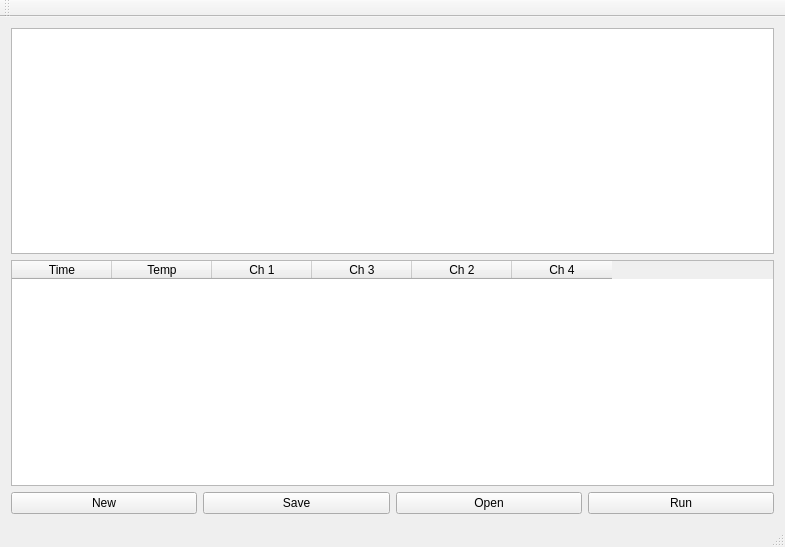
<?xml version="1.0" encoding="UTF-8"?>
<ui version="4.0">
 <class>MainWindow</class>
 <widget class="QMainWindow" name="MainWindow">
  <property name="geometry">
   <rect>
    <x>0</x>
    <y>0</y>
    <width>785</width>
    <height>547</height>
   </rect>
  </property>
  <property name="windowTitle">
   <string>Flow Process Recipes (Ver 0.02)</string>
  </property>
  <widget class="QWidget" name="centralWidget">
   <layout class="QVBoxLayout" name="verticalLayout_2">
    <item>
     <layout class="QVBoxLayout" name="verticalLayout">
      <item>
       <widget class="QGraphicsView" name="graphicsView"/>
      </item>
      <item>
       <widget class="QTableWidget" name="tableWidget">
        <column>
         <property name="text">
          <string>Time</string>
         </property>
        </column>
        <column>
         <property name="text">
          <string>Temp</string>
         </property>
        </column>
        <column>
         <property name="text">
          <string>Ch 1</string>
         </property>
        </column>
        <column>
         <property name="text">
          <string>Ch 3</string>
         </property>
        </column>
        <column>
         <property name="text">
          <string>Ch 2</string>
         </property>
        </column>
        <column>
         <property name="text">
          <string>Ch 4</string>
         </property>
        </column>
       </widget>
      </item>
     </layout>
    </item>
    <item>
     <layout class="QHBoxLayout" name="horizontalLayout">
      <item>
       <widget class="QPushButton" name="pushButton_New">
        <property name="text">
         <string>New</string>
        </property>
       </widget>
      </item>
      <item>
       <widget class="QPushButton" name="pushButton_Save">
        <property name="text">
         <string>Save</string>
        </property>
       </widget>
      </item>
      <item>
       <widget class="QPushButton" name="pushButton_Open">
        <property name="text">
         <string>Open</string>
        </property>
       </widget>
      </item>
      <item>
       <widget class="QPushButton" name="pushButton_Run">
        <property name="text">
         <string>Run</string>
        </property>
       </widget>
      </item>
     </layout>
    </item>
   </layout>
  </widget>
  <widget class="QMenuBar" name="menuBar">
   <property name="geometry">
    <rect>
     <x>0</x>
     <y>0</y>
     <width>785</width>
     <height>21</height>
    </rect>
   </property>
  </widget>
  <widget class="QToolBar" name="mainToolBar">
   <attribute name="toolBarArea">
    <enum>TopToolBarArea</enum>
   </attribute>
   <attribute name="toolBarBreak">
    <bool>false</bool>
   </attribute>
  </widget>
  <widget class="QStatusBar" name="statusBar"/>
 </widget>
 <layoutdefault spacing="6" margin="11"/>
 <resources/>
 <connections/>
</ui>
